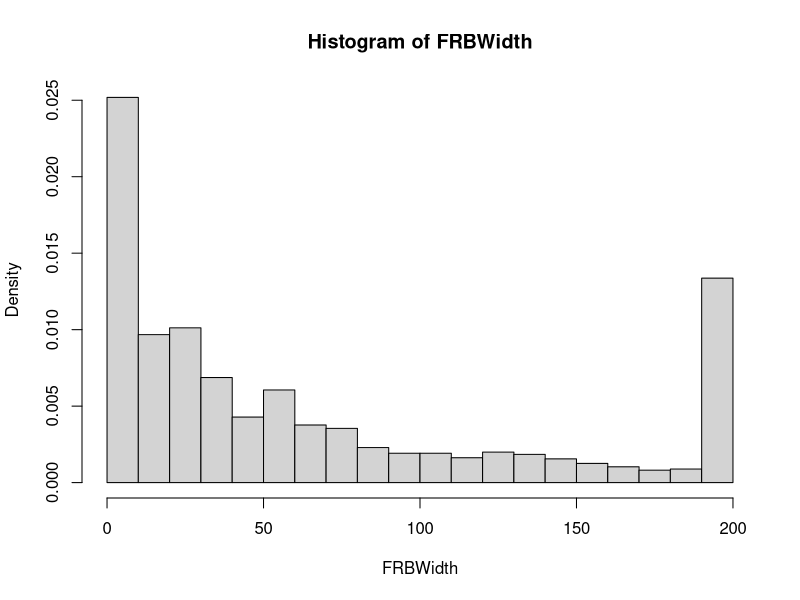
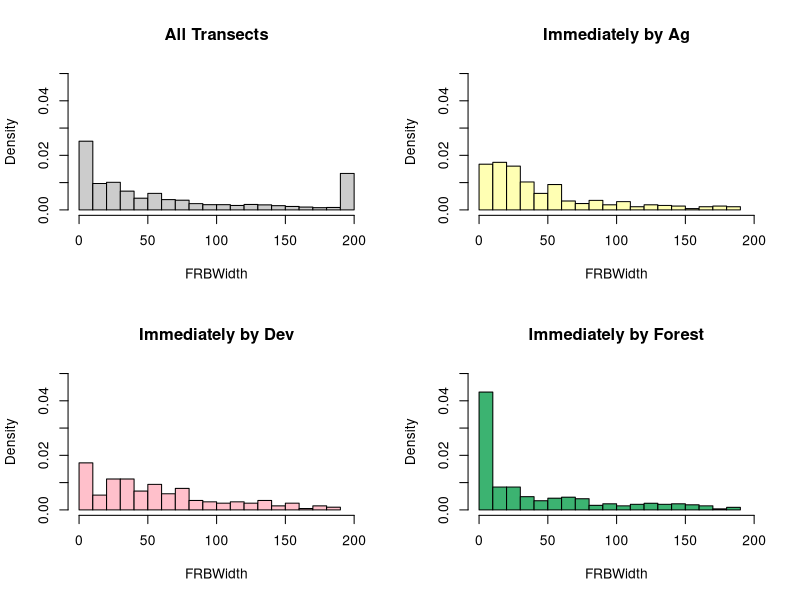
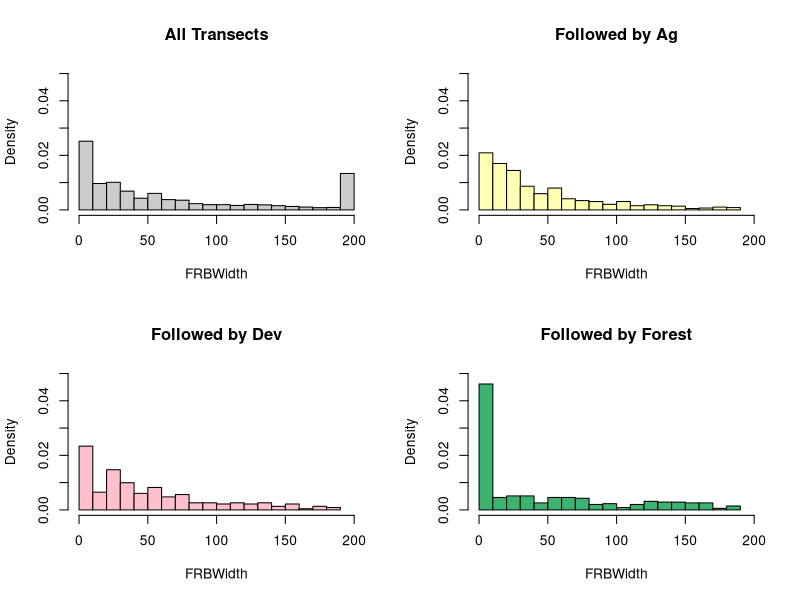
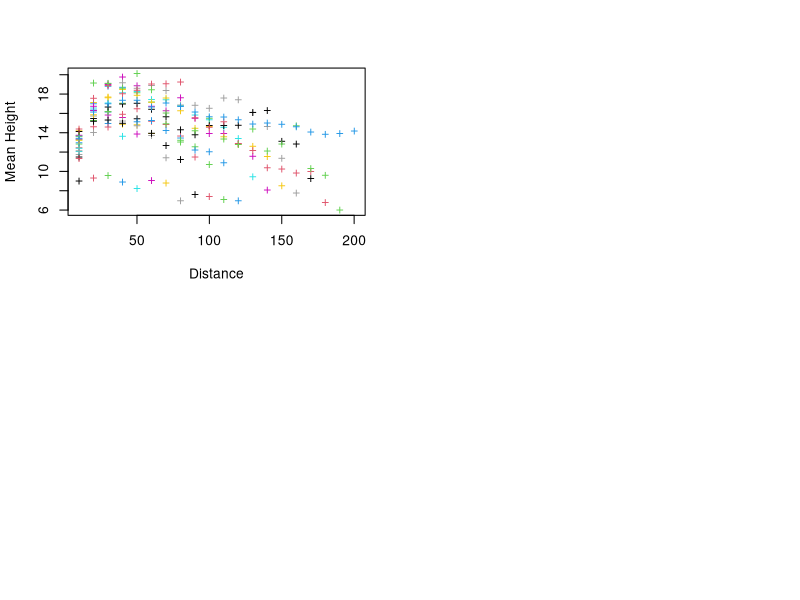
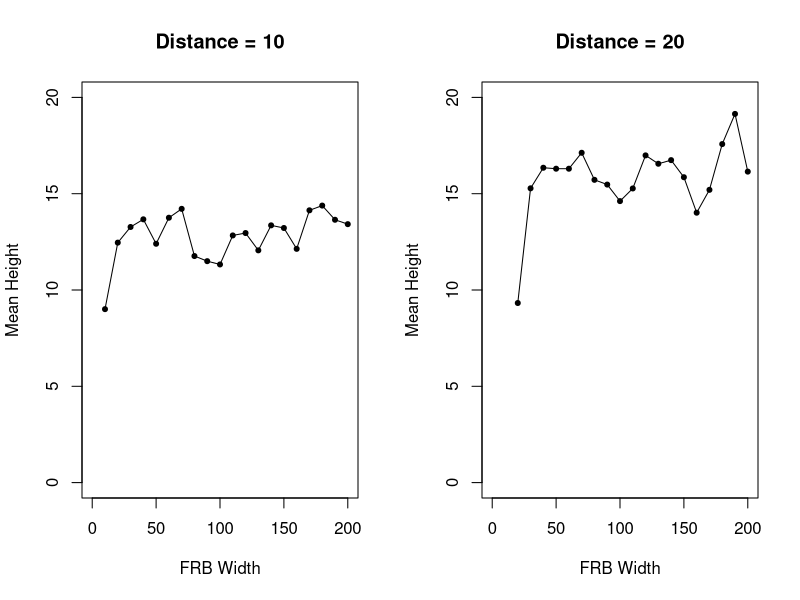
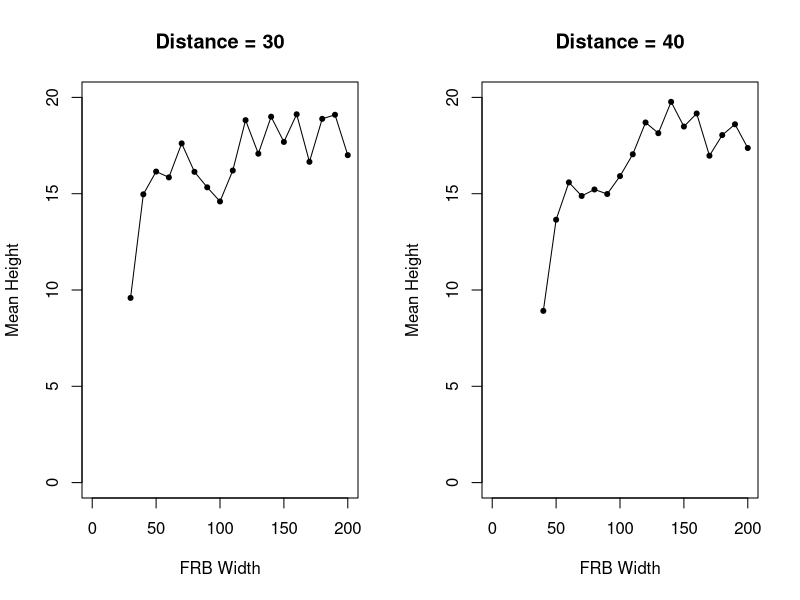
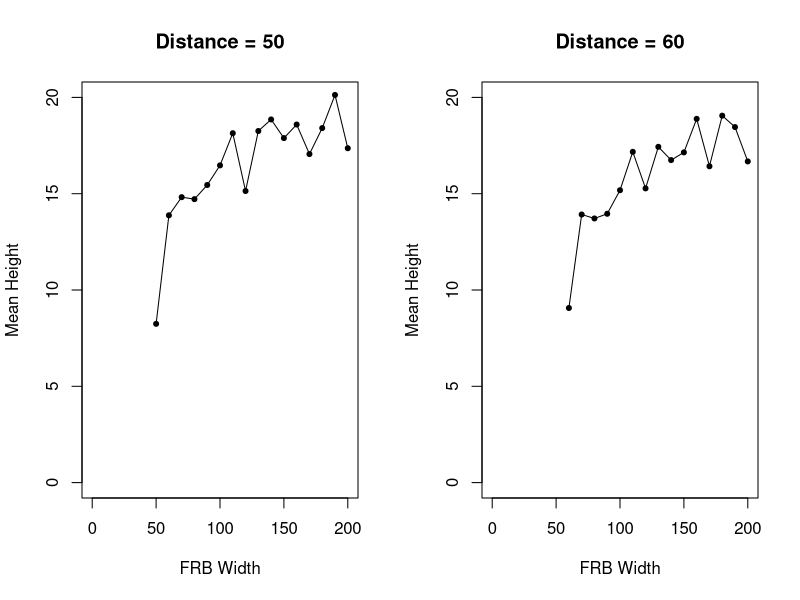
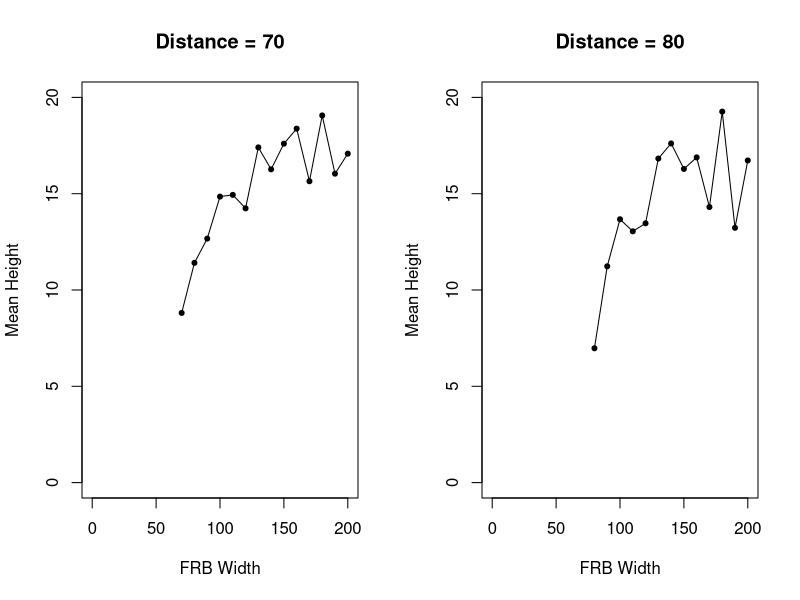

Generate these figures, in order, with R:
## ---- chunk 1
library(ggplot2)
data <- read.csv("results_v3.csv")
## ---- chunk 2
t.first <- data[data$Id == 1, ]
(FRBWidth.mean <- mean(t.first$FRBWidth))
hist(t.first$FRBWidth, probability=TRUE, breaks=20, main="Histogram of FRBWidth",xlab="FRBWidth")
## ---- chunk 3
#Followed by Agriculture: Distance = FRBWidth + 10 AND LU = 20
t.ag <- data[data$Distance == (data$FRBWidth+10) & data$LU == 20, ]
t.ag.mean <- mean(t.ag$FRBWidth)
t.ag.sd <- sd(t.ag$FRBWidth)
t.ag.var <- var(t.ag$FRBWidth)

#Followed by Developed
t.dev <- data[data$Distance == (data$FRBWidth+10) & data$LU == 10, ]
t.dev.mean <- mean(t.dev$FRBWidth)
t.dev.sd <- sd(t.dev$FRBWidth)
t.dev.var <- var(t.dev$FRBWidth)

#Followed by Forest
t.for <- data[data$Distance == (data$FRBWidth+10) & data$LU == 40, ]
t.for.mean <- mean(t.for$FRBWidth)
t.for.sd <- sd(t.for$FRBWidth)
t.for.var <- var(t.for$FRBWidth)
## ---- chunk 4
cat("Immediately by Ag:\n\tMean =",t.ag.mean,"\n\tSD =",t.ag.sd,"\n\tVar =",t.ag.var)
cat("Immediately by Dev:\n\tMean =",t.dev.mean,"\n\tSD =",t.dev.sd,"\n\tVar =",t.dev.var)
cat("Immediately by Forest:\n\tMean =",t.for.mean,"\n\tSD =",t.for.sd,"\n\tVar =",t.for.var)
## ---- chunk 5
par(mfrow=c(2,2))
hist(t.first$FRBWidth,  col=rgb(0.8,0.8,0.8),probability=TRUE, breaks=20, main="All Transects",xlab="FRBWidth",ylim=c(0,0.05),xlim=c(0,200))
hist(t.ag$FRBWidth, col=rgb(1,1,.7), probability=TRUE,breaks=20,main="Immediately by Ag",xlab="FRBWidth",ylim=c(0,0.05),xlim=c(0,200))
hist(t.dev$FRBWidth, col=rgb(1,192/255,203/255), probability=TRUE,breaks=20,main="Immediately by Dev",xlab="FRBWidth",ylim=c(0,0.05),xlim=c(0,200))
hist(t.for$FRBWidth, col=rgb(60/255,179/255,113/255), probability=TRUE,breaks=20,main="Immediately by Forest",xlab="FRBWidth",ylim=c(0,0.05),xlim=c(0,200))
## ---- chunk 6
#Followed by Agriculture: Distance = FRBWidth + 10 AND LU = 20
t.ag <- data[data$Distance == (data$FRBWidth+10) & data$Next.LU == 20 & !is.na(data$Next.LU), ]
t.ag.mean <- mean(t.ag$FRBWidth)
t.ag.sd <- sd(t.ag$FRBWidth)
t.ag.var <- var(t.ag$FRBWidth)

#Followed by Developed
t.dev <- data[data$Distance == (data$FRBWidth+10) & data$Next.LU == 10 & !is.na(data$Next.LU), ]
t.dev.mean <- mean(t.dev$FRBWidth)
t.dev.sd <- sd(t.dev$FRBWidth)
t.dev.var <- var(t.dev$FRBWidth)

#Followed by Forest
t.for <- data[data$Distance == (data$FRBWidth+10) & data$Next.LU == 40 & !is.na(data$Next.LU), ]
t.for.mean <- mean(t.for$FRBWidth)
t.for.sd <- sd(t.for$FRBWidth)
t.for.var <- var(t.for$FRBWidth)
## ---- chunk 7
cat("Followed by Ag:\n\tMean =",t.ag.mean,"\n\tSD =",t.ag.sd,"\n\tVar =",t.ag.var)
cat("Followed by Dev:\n\tMean =",t.dev.mean,"\n\tSD =",t.dev.sd,"\n\tVar =",t.dev.var)
cat("Followed by Forest:\n\tMean =",t.for.mean,"\n\tSD =",t.for.sd,"\n\tVar =",t.for.var)
## ---- chunk 8
par(mfrow=c(2,2))
hist(t.first$FRBWidth,  col=rgb(0.8,0.8,0.8),probability=TRUE, breaks=20, main="All Transects",xlab="FRBWidth",ylim=c(0,0.05),xlim=c(0,200))
hist(t.ag$FRBWidth, col=rgb(1,1,.7), probability=TRUE,breaks=20,main="Followed by Ag",xlab="FRBWidth",ylim=c(0,0.05),xlim=c(0,200))
hist(t.dev$FRBWidth, col=rgb(1,192/255,203/255), probability=TRUE,breaks=20,main="Followed by Dev",xlab="FRBWidth",ylim=c(0,0.05),xlim=c(0,200))
hist(t.for$FRBWidth, col=rgb(60/255,179/255,113/255), probability=TRUE,breaks=20,main="Followed by Forest",xlab="FRBWidth",ylim=c(0,0.05),xlim=c(0,200))
## ---- chunk 9
heightStats <- data.frame(Mean.Height=numeric(200),Distance=numeric(200),FRBWidth=numeric(200))

i <- 1
width <- 0

while (i <= 200){
  width <- width+1
  n <- 1
  while (n <= width){
    dist <- n*10
    heightStats[i,] <- cbind(mean(data[data$FRBWidth == width*10 & data$Distance == dist,"Height"]),dist,width*10)
    i<-i+1
    n<-n+1
  }
}

plot(x=heightStats$Distance,y=heightStats$Mean.Height,xlab="Distance",ylab="Mean Height",col=as.factor(heightStats$FRBWidth), pch="+")

plotAtDistance <- function(d){
  sub <- heightStats[heightStats$Distance == d,]
  label <- paste("Distance =",d)
    plot(y=sub$Mean.Height, x=sub$FRBWidth,ylab="Mean Height",xlab="FRB Width",main=label,pch=20,type="o",ylim=c(0,20),xlim=c(0,200))
  
  sub #return df
}
## ---- chunk 10
par(mfrow=c(1,2))
for (i in seq(10,200,10)){
  plotAtDistance(i)
}
